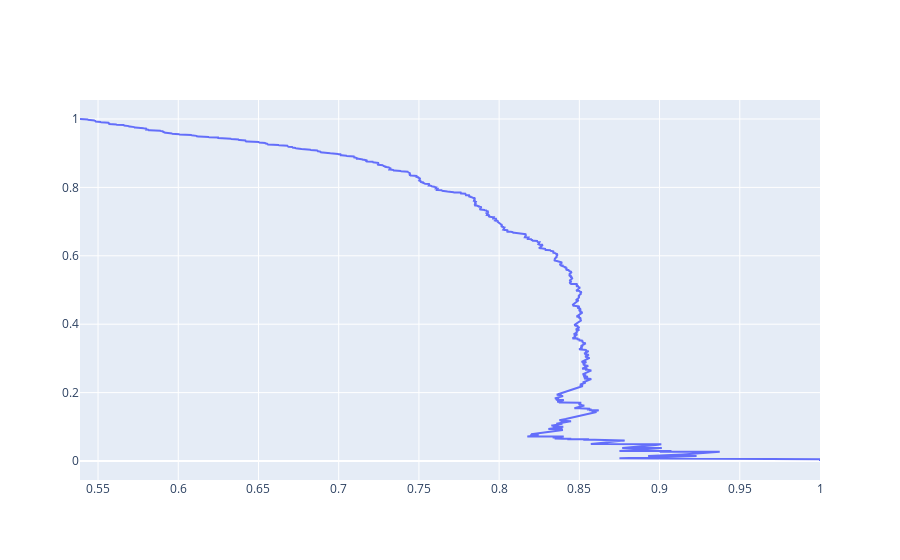

Notebook source saved alongside this figure:
### Code cell
fig = go.Figure(go.Line(x=precision, y=recall))
fig.show()

### Figure 1 — Plotly figure (JSON) as saved in the notebook; plotly's stock layout.template omitted (floating-point values rounded to 4 significant figures; data arrays with more than 128 entries replaced by an {"elided": "..."} marker saying what was removed)
{"data": [{"type": "scatter", "x": {"elided": "2796 float values"}, "y": {"elided": "2796 float values"}}], "layout": {}}
